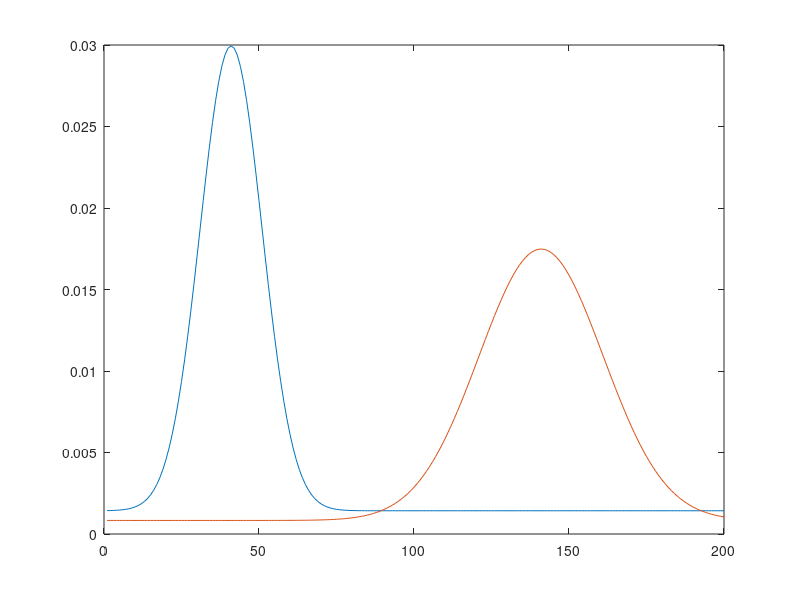

Write the MATLAB code that produced this figure. (Note: this script raises an error after producing the figure.)
%%
% test for eigenvalues of Sinkhorn matrix.

addpath('toolbox/');

% helper functions
plotp = @(x,col)plot(x(1,:)', x(2,:)', 'o', 'MarkerSize', 10, 'MarkerEdgeColor', 'k', 'MarkerFaceColor', col, 'LineWidth', 2);

rep = 'results/';
[~,~] = mkdir(rep);

% number of points.
N = 200;

% test name
name = 'pointclouds-2d';
name = 'gaussians';


switch name
    case 'gaussians'
        x = (0:N-1)/N;
        y = x;
        gaussian = @(m,s)exp( -(x'-m).^2/(2*s^2) );
        normalize = @(x)x/sum(x(:));
        vmin = .05;
        mu = normalize(vmin + gaussian(.2,.05));
        nu = normalize(vmin + gaussian(.7,.1));
    case 'pointclouds-2d'
        rand('state', 123);
        % samples in a square
        x = rand(2,N)-.5;
        % samples in an annulus
        theta = 2*pi*rand(1,N);
        r = .8 + .2*rand(1,N);
        y = [cos(theta).*r; sin(theta).*r];
        % uniform distributions
        mu = ones(N,1)/N;
        nu = ones(N,1)/N;
end


% cost: squared L2 norm
x2 = sum(x.^2,1); y2 = sum(y.^2,1);
c = repmat(y2,N,1)+repmat(x2.',1,N)-2*x.'*y;

% display clouds
if strcmp(name, 'pointclouds-2d')
    % display clouds
    clf; hold on;
    plotp(x, 'b');
    plotp(y, 'r');
    axis('off'); axis('equal');
else
    plot([mu nu]);
end

epsilon = (.015)^2;
options.tau = 0;
options.niter = 8000;

[u,v,gamma,Wprimal,Wdual,err] = sinkhorn_log(mu,nu,c,epsilon,options);

clf;
plot(log10(err)); axis tight;

H = diag(1./mu)*gamma*diag(1./nu)*gamma';

[U,S] = eig(H); S = diag(S);
clf; plot(real(S), '.-'); axis tight;



